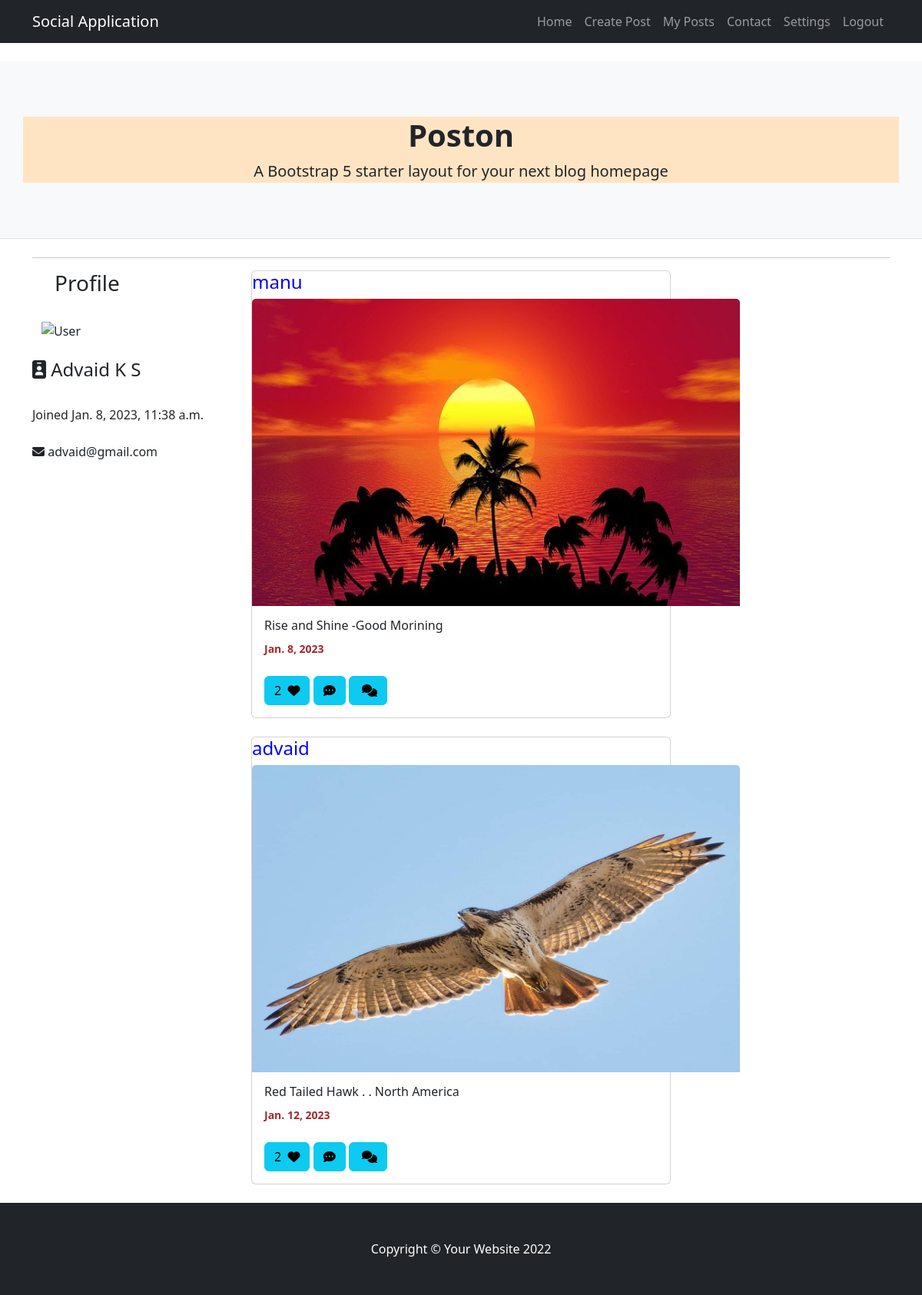
The app's page /home (signed in) with its own data.
### myapp/models.py (models this page shows, shortened)
class Posts(models.Model):
    post=models.CharField(max_length=200)
    image=models.ImageField(upload_to="images",null=True,blank=True)
    user=models.ForeignKey(User,on_delete=models.CASCADE)
    created_date=models.DateField(auto_now_add=True)
    is_active=models.BooleanField(default=True)
    likes=models.ManyToManyField(User,related_name="likes")

### myapp/views.py (the view, shortened to what this page needs)
# urls.py: path("home",views.IndexView.as_view(),name="index"),
@method_decorator(signin_required,name="dispatch")
class IndexView(ListView):
    template_name="index.html"
    form_class=PostsForm
    model=Posts
    success_url=reverse_lazy("index")
    context_object_name="post"
    def get_queryset(self):
        return Posts.objects.all()

### myapp/views.py (called while the page is built)
def signin_required(fn):
    def wrapper(request,*args,**kwargs):
        if not request.user.is_authenticated:
            messages.error(request,"Signin required")
            return redirect("signin")
        else:
            return fn(request,*args,**kwargs)
    return wrapper

### myapp/templates/index.html (shortened to what this page needs)
{%extends 'base.html'%}
{%block body_block%}
{%load static%}
<body>
<header class="py-4 bg-light border-bottom mb-4" >
    <div class="container" style="background-color: bisque;">
        <div class="text-center my-5"  >
            <h1 class="fw-bolder">Poston</h1>
            <p class="lead mb-0">A Bootstrap 5 starter layout for your next blog homepage</p>
        </div>
    </div>
<link href="https://cdn.jsdelivr.net/npm/bootstrap@5.2.2/dist/css/bootstrap.min.css" rel="stylesheet">
</header>
<div class="container">
    <hr>
    <div class="row">
        <div class="col-lg-3">
            <div class="user-info">
                <h3>&nbsp;&nbsp;&nbsp;&nbsp;Profile</h3><br>
                <div class="container">
                    <a class="edit-avatar" href="#"></a><img style="width:100px ; height:100px;"
                        src="https://cdn.iconscout.com/icon/free/png-512/avatar-375-456327.png" alt="User">
                </div><br>
                <div class="user-data">
                    <h4><i class="fa-solid fa-id-badge"></i>&nbsp;{{user.first_name}}&nbsp;{{user.last_name}}</h4>
                    <br><span>Joined {{user.date_joined}}</span><br><br>
                    <p><i class="fa-solid fa-envelope"></i>&nbsp;{{user.email}}</p><br><br>
                </div>
            </div>
        </div>
        <div class="col-lg-6">
            {%for p in post%}
            <div class="card mb-4">
                <div class ="small text" style="color: blue;"> <h4>{{p.user}}</h4></div>
                <br>
                {%if p.image%}
                <a href=""><img class="card-img-top" style="width: 635px; height: 400px;margin-top: -25px;" src="{{p.image.url}}" alt="" /></a>
                {%endif%}
                <div class="card-body">
                    <h6 class="small-text">{{p.post}}</h6>
                    <strong class="small text" style="color: brown;">{{p.created_date}}</strong> <br><br>
                    <div>
                    <a href="{%url 'add-likes' p.id%}" class="btn btn-info">{{p.likes.all.count}}&nbsp;&nbsp;<i class="fa-sharp fa-solid fa-heart"></i></a>
                    <button class="btn btn-info" type="button" data-bs-toggle="collapse" data-bs-target="#collapseExample{{ forloop.counter }}" aria-expanded="false" aria-controls="collapseExample">
                        <i class="fa-solid fa-comment-dots"></i>
                    </button>
                    <button class="btn btn-info" type="button" data-bs-toggle="collapse" data-bs-target="#commentlist{{ forloop.counter}}" aria-expanded="false" aria-controls="collapseExample">
                        <i class="fa-sharp fa-solid fa-comments"></i>
                    </button>
                    </div>
                </div>
            </div>
            {%endfor%}
        </div>
    </div>
</div>
</body>
{%endblock%}

### records on screen
Posts: user "manu", image (picture), post "Rise and Shine -Good Morining", created_date "Jan. 8, 2023", likes.all.count "2"
Posts: user "advaid", image (picture), post "Red Tailed Hawk . . North America", created_date "Jan. 12, 2023", likes.all.count "2"

### other values on screen
{{ user.first_name }} "Advaid"
{{ user.last_name }} "K S"
{{ user.date_joined }} "Jan. 8, 2023, 11:38 a.m."
{{ user.email }} "advaid@gmail.com"
